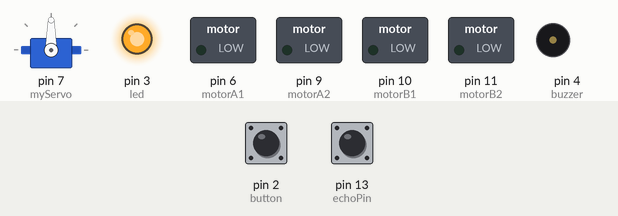
This sketch was run on a simulated Arduino Uno, built with avr-gcc and run on an emulated ATmega328P. On the bench: servo, switched loads named in the sketch (green lamp = pin HIGH), output pins drawn as LEDs (lit = HIGH), buzzer (waves = sounding). The test bench sets the inputs (shaded band); at power-on: pin 2 (button) HIGH, pin 13 (echoPin) LOW. What the sketch prints to the serial monitor is not drawn.

Above: at 1.2 s.
1.3 s: pin 2 (button) pulled LOW for 0.15 s
At 3.6 s:
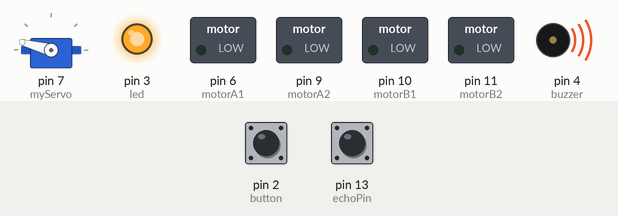
4.4 s: pin 13 (echoPin) pulsed HIGH 5 times (0.12 s each, 0.3 s apart)
At 15.6 s:
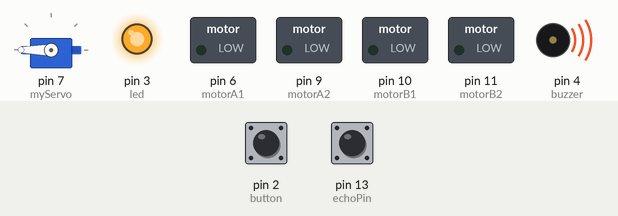
Timing chart, 0 to 17.1 s (numbered marks = the images above; inputs shaded):
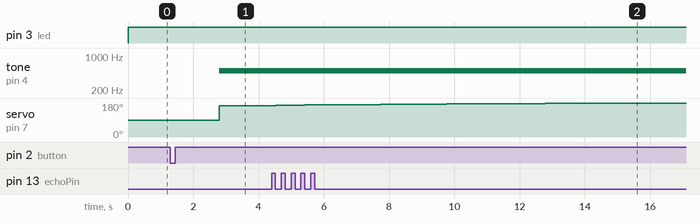

Measured:
- after the input at 1.3 s, tone on pin 4 (buzzer): silent → 500 Hz after 1.5 s; servo on pin 7 (myServo): 90° → 165° after 1.5 s, → 166° 1.0 s later

The sketch:

obstacle_avoiding_radar_robot.ino
```cpp
//Libraries
#include <Servo.h>

//Constants
const int button = 2;     //Button pin to pin 2
const int led    = 3;     //Led pin (throught resistor) to pin 3
const int buzzer = 4;     //Buzzer pin to pin 4
const int motorA1 = 6;    //motor A positive (+) pin to pin 6 (PWM) (from L298 module!)
const int motorA2 = 9;        //motor A negative (-) pin to pin 9 (PWM)
const int motorB1 = 10;   //motor B positive (+) pin to pin 10 (PWM)
const int motorB2 = 11;   //motor B negative (-) pin to pin 11 (PWM)
// Defines Tirg and Echo pins of the Ultrasonic Sensor
const int trigPin = 12;
const int echoPin = 13;

Servo myServo;          //Create Servo object to control a servo

//Variables
long duration;
int distance;         //Variable to store distance from an object
int checkRight;
int checkLeft;
int function = 0;       //Variable to store function of robot: '1' running or '0' stoped. By default is stoped
int buttonState = 0;          //Variable to store the state of the button. By default '0'
int pos = 90;           //Variable to store the servo position. By default 90 degrees - sensor will 'look' forward
int flag = 0;         //Useful flag to keep the button state when button is released


void setup()
{
  myServo.attach(7);      //Servo pin connected to pin 5
  myServo.write(pos);        // tell servo to go to position in variable 'pos'
  pinMode(button, INPUT_PULLUP);
  pinMode(led,  OUTPUT);
  pinMode(buzzer, OUTPUT);
  pinMode(motorA1, OUTPUT);
  pinMode(motorA2, OUTPUT);
  pinMode(motorB1, OUTPUT);
  pinMode(motorB2, OUTPUT);
  Serial.begin(9600);
}

void loop()
{
  //Check button state
  buttonState = digitalRead(button);
  unsigned long currentMillis = millis(); //counting...

  //Change main function (stoped/running) when button is pressed
  if (buttonState == LOW) {//If button is pressed once...
    delay(500);
    if ( flag == 0) {
      function = 1;
      flag = 1; //change flag variable
    }
    else if ( flag == 1) { //If button is pressed twice
      function = 0;
      flag = 0; //change flag variable again
    }
  }

  if (function == 0) {  //If button is unpressed or pressed twice then:
    myServo.write(90);    //set servo 90 degress - sensor will look forward
    stop();         //robot remain stoped
    noTone(buzzer);     //buzzer off
    digitalWrite(led, HIGH);// and led on

  }
  else if (function == 1) { //If button is pressed then:
    //Read distance...
    distance = calculateDistance(); //Tip: Use 'CM' for centimeters or 'INC' for inches

    //Check for objects...
    if (distance > 10) {
      forward(); //All clear, move forward!
      noTone(buzzer);
      digitalWrite(led, LOW);
    }
    else if (distance <= 10) {
      stop(); //Object detected! Stop the robot and check left and right for the better way out!
      tone(buzzer, 500); // play a tone
      digitalWrite(led, HIGH); // turn the led on
      //Start scanning...
      // for (pos = 0; pos < 180; pos += 1){  //goes from 0 degrees to 180 degrees
      for (int i = 165; i > 15; i++) {
        myServo.write(i);             //tell servo to go to position in variable 'pos'
        delay(10);                      //waits 10ms for the servo to reach the position
        distance = calculateDistance();// Calls a function for calculating the distance measured by the Ultrasonic sensor for each degree

        Serial.print(i); // Sends the current degree into the Serial Port
        Serial.print(","); // Sends addition character right next to the previous value needed later in the Processing IDE for indexing
        Serial.print(distance); // Sends the distance value into the Serial Port
        Serial.print("."); // Sends addition character right next to the previous value needed later in the Processing IDE for indexing
      }

      checkLeft = calculateDistance();   //Take distance from the left side

      //      for(pos = 180; pos>=0; pos-=1){     //goes from 180 degrees to 0 degrees
      for (int i = 165; i > 15; i--) {
        myServo.write(i);             //tell servo to go to position in variable 'pos'
        delay(10);                      //waits 10ms for the servo to reach the position
        distance = calculateDistance();// Calls a function for calculating the distance measured by the Ultrasonic sensor for each degree

        Serial.print(i); // Sends the current degree into the Serial Port
        Serial.print(","); // Sends addition character right next to the previous value needed later in the Processing IDE for indexing
        Serial.print(distance); // Sends the distance value into the Serial Port
        Serial.print("."); // Sends addition character right next to the previous value needed later in the Processing IDE for indexing
      }

      checkRight = calculateDistance;

      myServo.write(90);                   // Sensor "look" forward again

      //Finally, take the right decision, turn left or right?
      if (checkLeft < checkRight) {
        left();
        delay(400); // delay, change value if necessary to make robot turn.
      }
      else if (checkLeft > checkRight) {
        right();
        delay(400); // delay, change value if necessary to make robot turn.
      }
      else if (checkLeft <= 10 && checkRight <= 10) {
        backward(); //The road is closed... go back and then left ;)
        left();
      }
    }
  }

}

int calculateDistance() {

  digitalWrite(trigPin, LOW);
  delayMicroseconds(2);
  // Sets the trigPin on HIGH state for 10 micro seconds
  digitalWrite(trigPin, HIGH);
  delayMicroseconds(10);
  digitalWrite(trigPin, LOW);
  duration = pulseIn(echoPin, HIGH); // Reads the echoPin, returns the sound wave travel time in microseconds
  distance = duration * 0.034 / 2;
  return distance;
}

void forward() {
  digitalWrite(motorA1, HIGH);
  digitalWrite(motorA2, LOW);
  digitalWrite(motorB1, HIGH);
  digitalWrite(motorB2, LOW);
}

void backward() {
  digitalWrite(motorA1, LOW);
  digitalWrite(motorA2, HIGH);
  digitalWrite(motorB1, LOW);
  digitalWrite(motorB2, HIGH);
}

void left() {
  digitalWrite(motorA1, HIGH);
  digitalWrite(motorA2, LOW);
  digitalWrite(motorB1, LOW);
  digitalWrite(motorB2, HIGH);
}

void right() {
  digitalWrite(motorA1, LOW);
  digitalWrite(motorA2, HIGH);
  digitalWrite(motorB1, HIGH);
  digitalWrite(motorB2, LOW);
}

void stop() {
  digitalWrite(motorA1, LOW);
  digitalWrite(motorA2, LOW);
  digitalWrite(motorB1, LOW);
  digitalWrite(motorB2, LOW);
}
```
